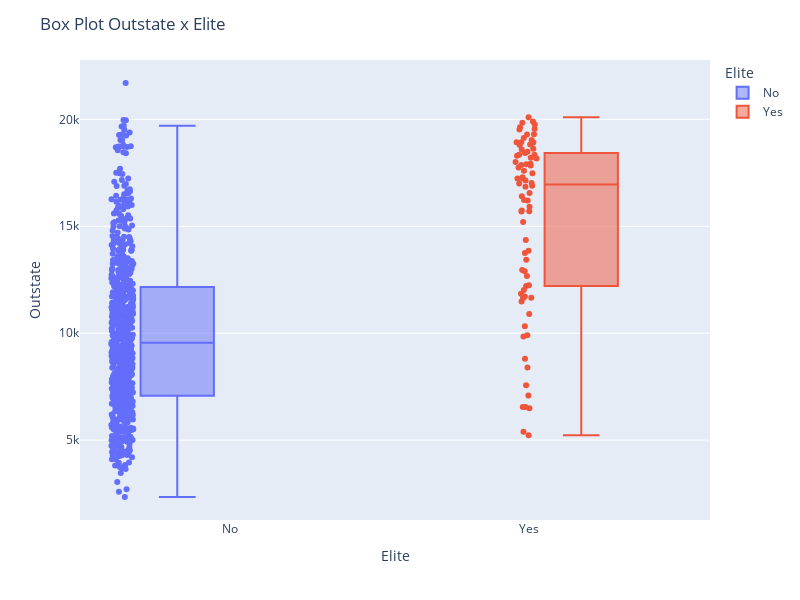

Notebook source saved alongside this figure:
### Code cell
fig = px.box(df, x='Elite', y="Outstate", color="Elite", points="all")
fig.update_layout(
    title='Box Plot Outstate x Elite',
    width=800,
    height=600,
)

fig.show()

### Figure 1 — Plotly figure (JSON) as saved in the notebook; plotly's stock layout.template omitted (floating-point values rounded to 4 significant figures; data arrays with more than 128 entries replaced by an {"elided": "..."} marker saying what was removed)
{"data": [{"alignmentgroup": "True", "boxpoints": "all", "hovertemplate": "Elite=%{x}<br>Outstate=%{y}<extra></extra>", "legendgroup": "No", "marker": {"color": "#636efa"}, "name": "No", "notched": false, "offsetgroup": "No", "orientation": "v", "showlegend": true, "type": "box", "x": {"elided": "699 str values"}, "x0": " ", "xaxis": "x", "y": {"elided": "699 int values"}, "y0": " ", "yaxis": "y"}, {"alignmentgroup": "True", "boxpoints": "all", "hovertemplate": "Elite=%{x}<br>Outstate=%{y}<extra></extra>", "legendgroup": "Yes", "marker": {"color": "#EF553B"}, "name": "Yes", "notched": false, "offsetgroup": "Yes", "orientation": "v", "showlegend": true, "type": "box", "x": ["Yes", "Yes", "Yes", "Yes", "Yes", "Yes", "Yes", "Yes", "Yes", "Yes", "Yes", "Yes", "Yes", "Yes", "Yes", "Yes", "Yes", "Yes", "Yes", "Yes", "Yes", "Yes", "Yes", "Yes", "Yes", "Yes", "Yes", "Yes", "Yes", "Yes", "Yes", "Yes", "Yes", "Yes", "Yes", "Yes", "Yes", "Yes", "Yes", "Yes", "Yes", "Yes", "Yes", "Yes", "Yes", "Yes", "Yes", "Yes", "Yes", "Yes", "Yes", "Yes", "Yes", "Yes", "Yes", "Yes", "Yes", "Yes", "Yes", "Yes", "Yes", "Yes", "Yes", "Yes", "Yes", "Yes", "Yes", "Yes", "Yes", "Yes", "Yes", "Yes", "Yes", "Yes", "Yes", "Yes", "Yes", "Yes"], "x0": " ", "xaxis": "x", "y": [12960, 19760, 17926, 11660, 19030, 19528, 18165, 19292, 17900, 15700, 11850, 17000, 18930, 18000, 11720, 17142, 18624, 19545, 17295, 18432, 18590, 17600, 9900, 13440, 18300, 6489, 15688, 5224, 18485, 17230, 8800, 14360, 18800, 15909, 20100, 17748, 10320, 16404, 16560, 12900, 18200, 16200, 19900, 17475, 15200, 19300, 17238, 18820, 16900, 6550, 6550, 10900, 5391, 12240, 11648, 12024, 18930, 7090, 7560, 15732, 9843, 8400, 16850, 17020, 16230, 17840, 12212, 17865, 18920, 13850, 13750, 18350, 18345, 19130, 11480, 19629, 12680, 19840], "y0": " ", "yaxis": "y"}], "layout": {"boxmode": "group", "height": 600, "legend": {"title": {"text": "Elite"}, "tracegroupgap": 0}, "margin": {"t": 60}, "title": {"text": "Box Plot Outstate x Elite"}, "width": 800, "xaxis": {"anchor": "y", "autorange": true, "categoryarray": ["No", "Yes"], "categoryorder": "array", "domain": [0, 1], "range": [-0.5, 1.605], "title": {"text": "Elite"}, "type": "category"}, "yaxis": {"anchor": "x", "autorange": true, "domain": [0, 1], "range": [1264.0, 22780.0], "title": {"text": "Outstate"}, "type": "linear"}}}
